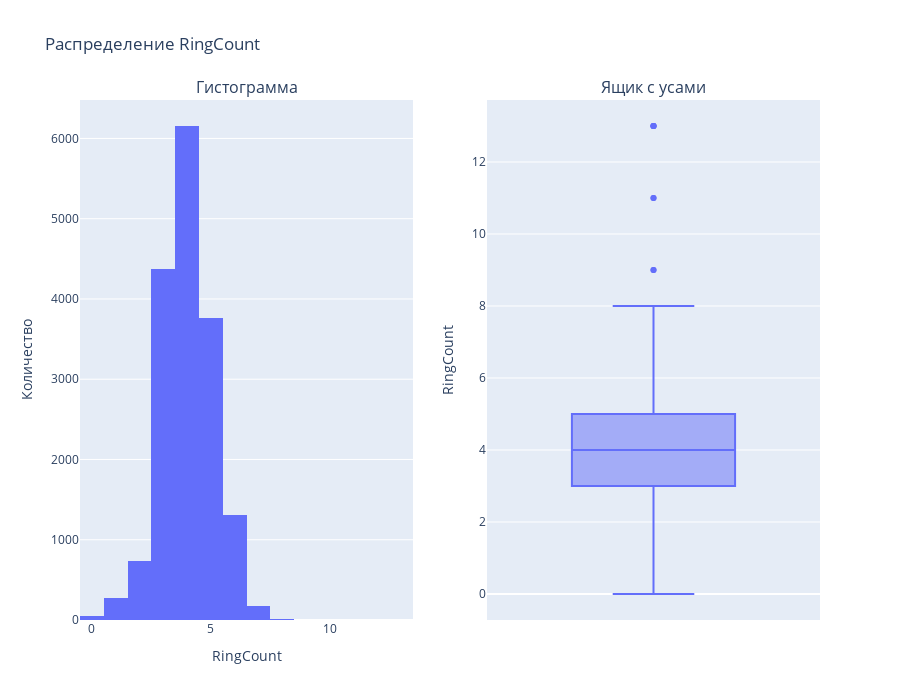

Notebook code cell kept with this figure:
### Markdown cell above
## `RingCount`

Количество колец описывает структурную сложность и каркас молекулы. Кольцевые структуры являются основой подавляющего большинства лекарственных препаратов.

Ожидаемый нормальный диапазон для RingCount — от 1 до 5, с "идеальным" центром в районе 2-4 колец.

### Code cell
plot_distribution(df, 'RingCount', 14)

### Figure 1 — Plotly figure (JSON) as saved in the notebook; plotly's stock layout.template omitted (floating-point values rounded to 4 significant figures; data arrays with more than 128 entries replaced by an {"elided": "..."} marker saying what was removed)
{"data": [{"bingroup": "x", "hovertemplate": "RingCount=%{x}<br>count=%{y}<extra></extra>", "legendgroup": "", "marker": {"color": "#636efa", "pattern": {"shape": ""}}, "name": "", "nbinsx": 14, "orientation": "v", "showlegend": false, "type": "histogram", "x": {"elided": "16853 int values"}, "xaxis": "x", "yaxis": "y"}, {"alignmentgroup": "True", "hovertemplate": "RingCount=%{y}<extra></extra>", "legendgroup": "", "marker": {"color": "#636efa"}, "name": "", "notched": false, "offsetgroup": "", "orientation": "v", "showlegend": false, "type": "box", "x0": " ", "xaxis": "x2", "y": {"elided": "16853 int values"}, "y0": " ", "yaxis": "y2"}], "layout": {"annotations": [{"font": {"size": 16}, "showarrow": false, "text": "Гистограмма", "x": 0.225, "xanchor": "center", "xref": "paper", "y": 1, "yanchor": "bottom", "yref": "paper"}, {"font": {"size": 16}, "showarrow": false, "text": "Ящик с усами", "x": 0.775, "xanchor": "center", "xref": "paper", "y": 1, "yanchor": "bottom", "yref": "paper"}], "height": 700, "showlegend": false, "title": {"text": "Распределение RingCount"}, "xaxis": {"anchor": "y", "domain": [0, 0.45], "title": {"text": "RingCount"}}, "xaxis2": {"anchor": "y2", "domain": [0.55, 1]}, "yaxis": {"anchor": "x", "domain": [0, 1], "title": {"text": "Количество"}}, "yaxis2": {"anchor": "x2", "domain": [0, 1], "title": {"text": "RingCount"}}}}
